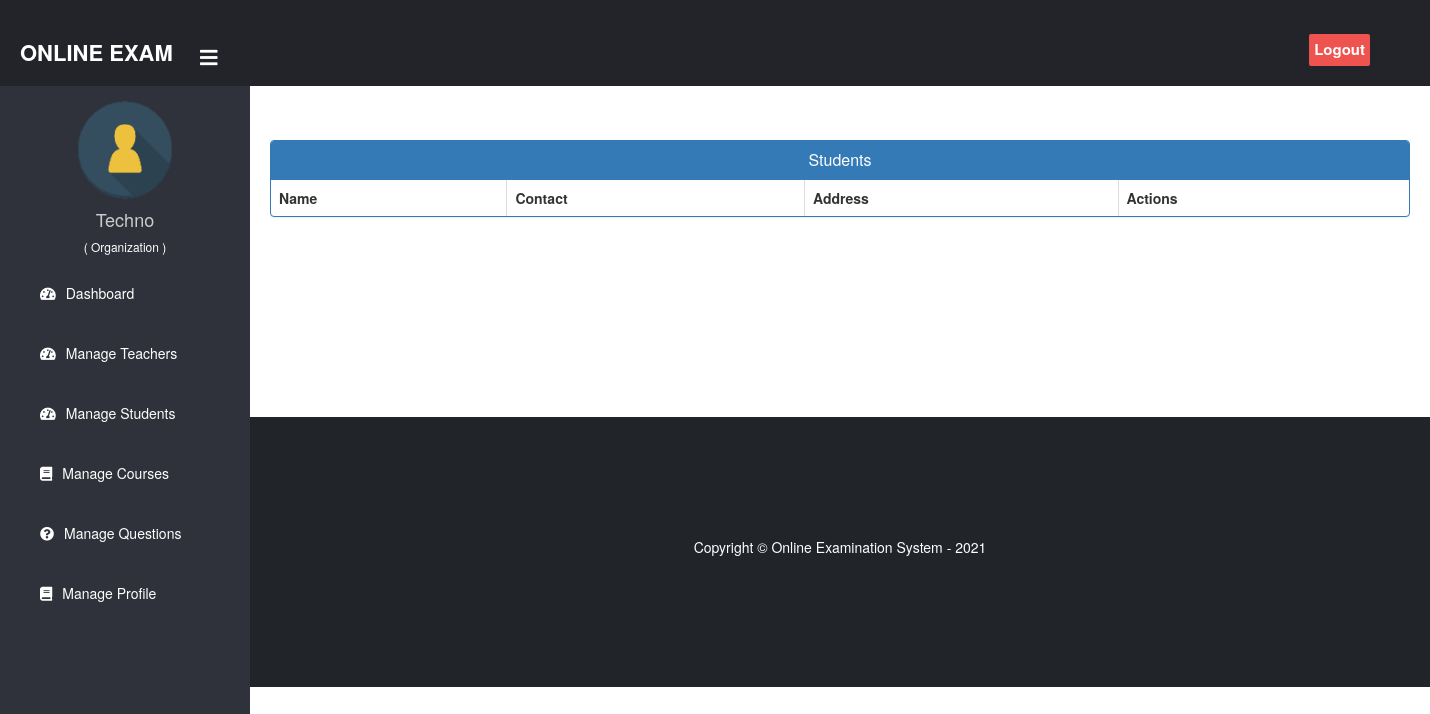
Page /organization/organization-view-student (signed in) on the earlier database version.
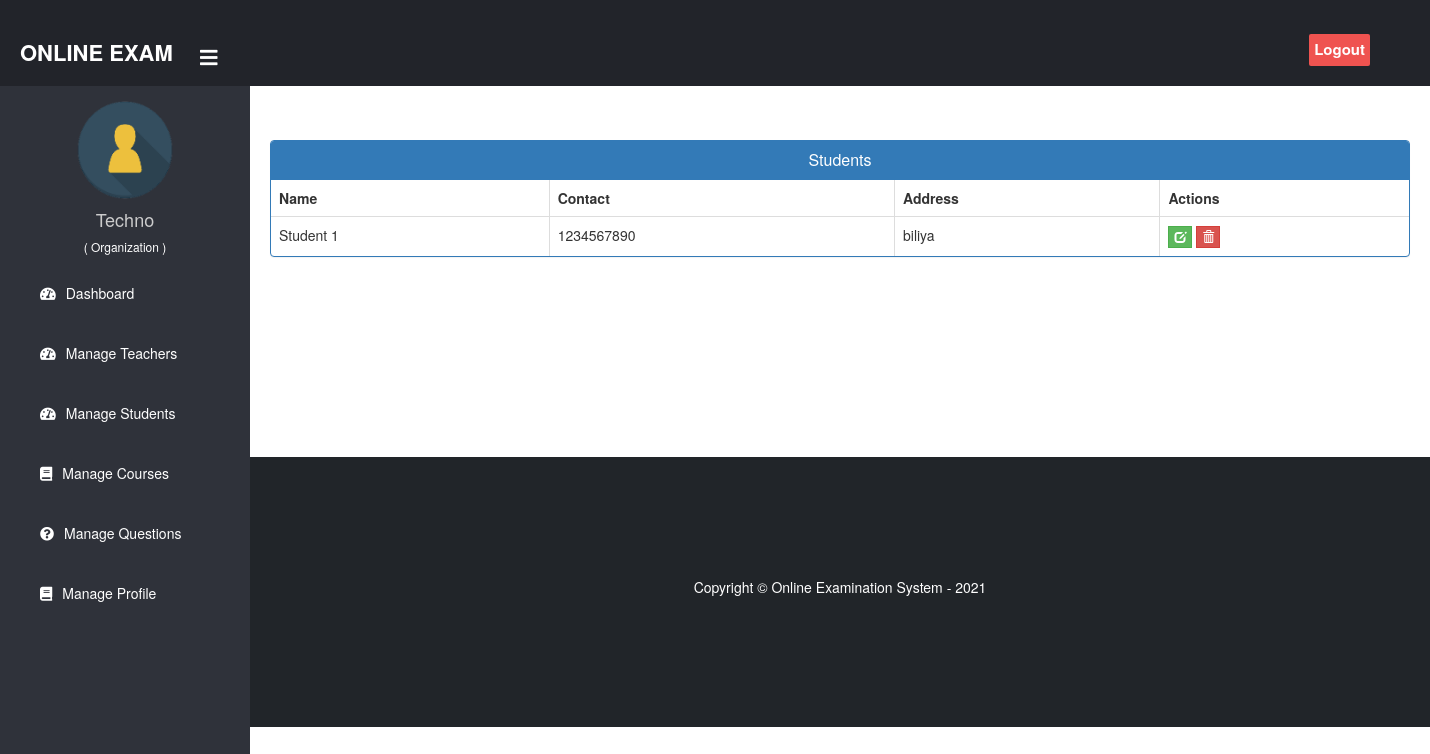
Same page on the later database version.
### student/models.py (models this page shows, shortened)
class Student(models.Model):
    user=models.OneToOneField(User,on_delete=models.CASCADE)
    address = models.CharField(max_length=40)
    mobile = models.CharField(max_length=20,null=False)
    organization = models.ForeignKey(Organization,on_delete=models.CASCADE)
    @property
    def get_name(self):
        return self.user.first_name+" "+self.user.last_name

### organization/views.py (the view)
@login_required(login_url="organizationlogin")
@user_passes_test(is_organization)
def organization_view_student_view(request):
    students = SMODEL.Student.objects.all()
    return render(
        request, "organization/organization_view_student.html", {"students": students}
    )

### organization/views.py (called while the page is built)
def is_organization(user):
    return user.groups.filter(name="ORGANIZATION").exists()

### templates/organization/organization_view_student.html (shortened to what this page needs)
{% extends 'organization/organizationbase.html' %}
{% block content %}
{%load static%}
<head>
  <link href="//netdna.bootstrapcdn.com/bootstrap/3.0.0/css/bootstrap.min.css" rel="stylesheet" id="bootstrap-css">
</head>
<br><br>
<div class="container">
  <div class="panel panel-primary">
    <div class="panel-heading">
      <h6 class="panel-title">Students</h6>
    </div>
    <table class="table table-hover table-bordered" id="dev-table">
      <thead>
        <tr>
          <th>Name</th>
          <th>Contact</th>
          <th>Address</th>
          <th>Actions</th>
        </tr>
      </thead>
      {% for t in students %}
      <tr>
        <td> {{t.get_name}}</td>
        <td>{{t.mobile}}</td>
        <td>{{t.address}}</td>
        <td><a class="btn btn-success btn-xs" style="border-radius: 0%;" href="{% url 'update-student' t.id  %}"><span class="glyphicon glyphicon-edit"></span></a>
        <a class="btn btn-danger btn-xs" style="border-radius: 0%;" href="{% url 'delete-student' t.id  %}"><span class="glyphicon glyphicon-trash"></span></a></td>
      </tr>
      {% endfor %}
    </table>
  </div>
</div>
<br><br><br><br><br><br>
{% endblock content %}

### templates/organization/organizationbase.html (shortened to what this page needs)
<!DOCTYPE html>
{% load static %}
<html lang="en" dir="ltr">
<head>
  <link rel="stylesheet" href="https://cdnjs.cloudflare.com/ajax/libs/font-awesome/5.12.1/css/all.min.css">
</head>
<body>
  <header>
    <label for="check">
      <i style="left: 200px;margin-top: 17px;"class="fas fa-bars" id="sidebar_btn"></i>
    </label>
    <div class="left_area">
      <h3>Online Exam</h3>
    </div>
    <div class="right_area">
      <a href="/logout" class="logout_btn">Logout</a>
    </div>
  </header>
  <div class="sidebar">
    <center>
      <img src="{% static "image/teacher.png" %}" class="profile_image" alt="">
      <h4>{{request.user.first_name}}</h4>
      <h6 style="color: rgb(255, 255, 255);">( Organization )</h6>
    </center>
    <a href="/organization/organization-dashboard"><i class="fas fa-tachometer-alt"></i><span>Dashboard</span></a>
    <a href="/organization/organization-teacher"><i class="fas fa-tachometer-alt"></i><span>Manage Teachers</span></a>
    <a href="/organization/organization-student"><i class="fas fa-tachometer-alt"></i><span>Manage Students</span></a>
    <a href="/organization/organization-exam"><i class="fas fa-book"></i><span>Manage Courses</span></a>
    <a href="/organization/organization-question"><i class="fas fa-question-circle"></i><span>Manage Questions</span></a>
    <a href="/organization/organization-profile"><i class="fas fa-book"></i><span>Manage Profile</span></a>
  </div>
  <div class="content">
    <br><br><br><br><br>
    {% block content %}
    {% endblock content %}
    <br><br><br>
    {% include "exam/footer.html" %}
  </div>
</body>
</html>

### templates/exam/footer.html (shortened to what this page needs)
<!DOCTYPE html>
<html>
<head>
  <link rel="stylesheet" href="https://maxcdn.bootstrapcdn.com/font-awesome/4.7.0/css/font-awesome.min.css">
</head>
<footer>
  <br>
  <div class="container">
    <div class="row">
      <div class="col-md-12 col-sm-12">
        <div style="color:#ffffff;" class="wow fadeInUp footer-copyright">
          <p>
            Copyright &copy; Online Examination System - 2021 </p><br>
        </div>
      </div>
    </div>
  </div>
</footer>
</html>

### templates/organization/organizationbase.html (style rules this page uses)
a:link { text-decoration: none; }
body { margin: 0; padding: 0; font-family: "Gill Sans", sans-serif;; }
header { position: fixed; background: #22242A; padding: 20px; width: 100%; z-index: 1; }
.left_area h3 { color: #fff; margin: 0px; text-transform: uppercase; font-size: 22px; font-weight: 900; }
.logout_btn { padding: 5px; background:#ef5350; text-decoration: none; float: right; margin-top: -30px; margin-right: 40px; border-radius: 2px; font-size: 15px; font-weight: 600; color: #fff; transition: 0.5s; }
.sidebar { background: #2f323a; margin-top: 70px; padding-top: 30px; position: fixed; left: 0; width: 250px; height: 100%; transition: 0.5s; transition-property: left; }
.sidebar .profile_image { width: 100px; height: 100px; border-radius: 100px; margin-bottom: 10px; }
.sidebar h4 { color: #ccc; margin-top: 0; }
.sidebar a { color: #fff; display: block; width: 100%; line-height: 60px; text-decoration: none; padding-left: 40px; box-sizing: border-box; transition: 0.5s; }
.sidebar i { padding-right: 10px; }
label #sidebar_btn { z-index: 1; color: #fff; position: fixed; cursor: pointer; left: 300px; font-size: 20px; margin: 5px 0; transition: 0.5s; transition-property: color; }
.content { margin-left: 250px; background-position: center; background-size: cover; height: 100vh; transition: 0.5s; }

### templates/organization/organization_view_student.html (style rules this page uses)
a:link { text-decoration: none; }
h6 { text-align: center; }
.row { margin: 100px; }

### templates/exam/footer.html (style rules this page uses)
footer { padding: 0px 0px 0px 0px; background-color: #212529; margin: 0px; }
p { text-align: center; }

Differences in the rows shown:
added Student: get_name "Student 1", mobile "1234567890", address "biliya"
